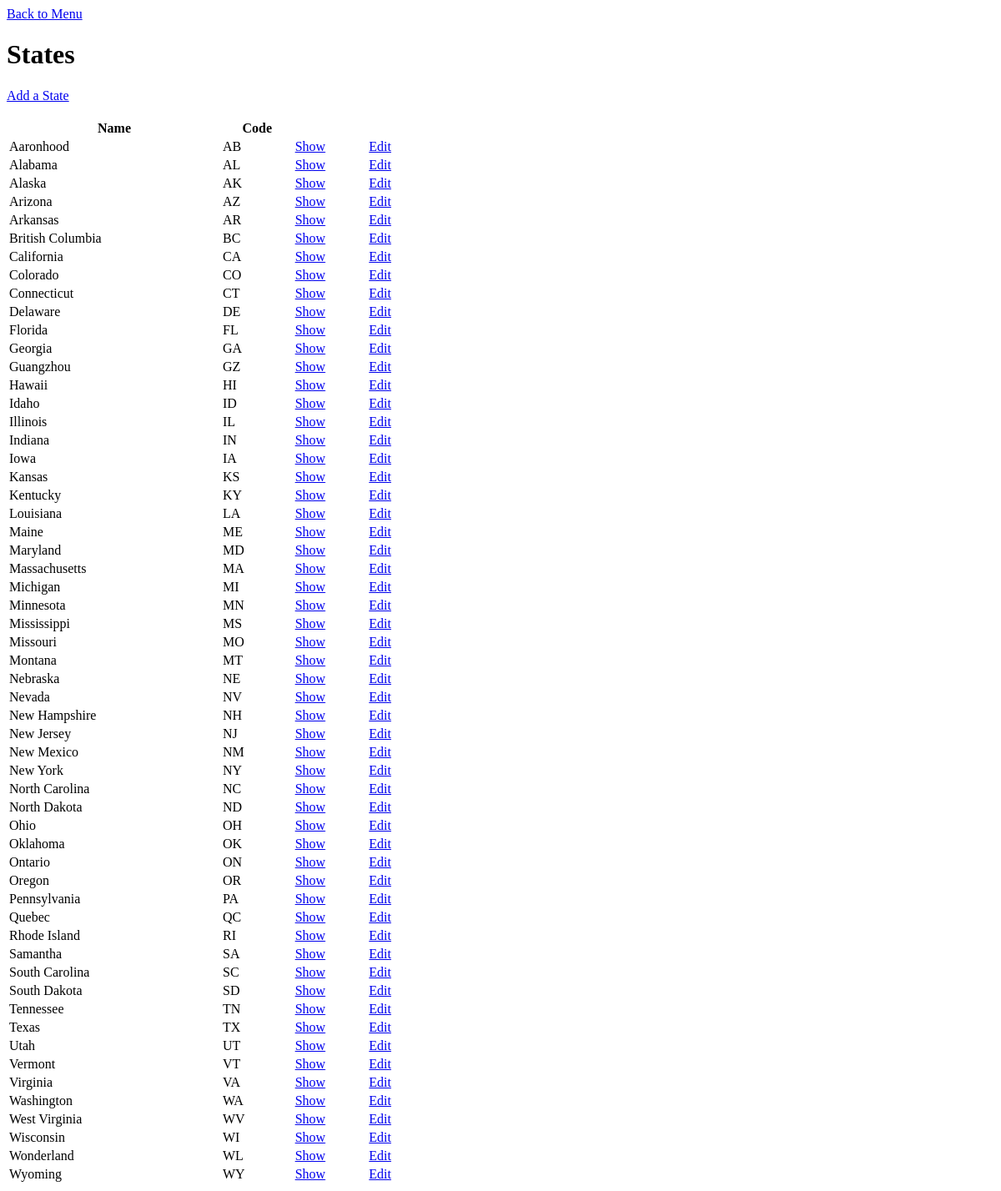
The app's page /staff/states/index.php, older data.
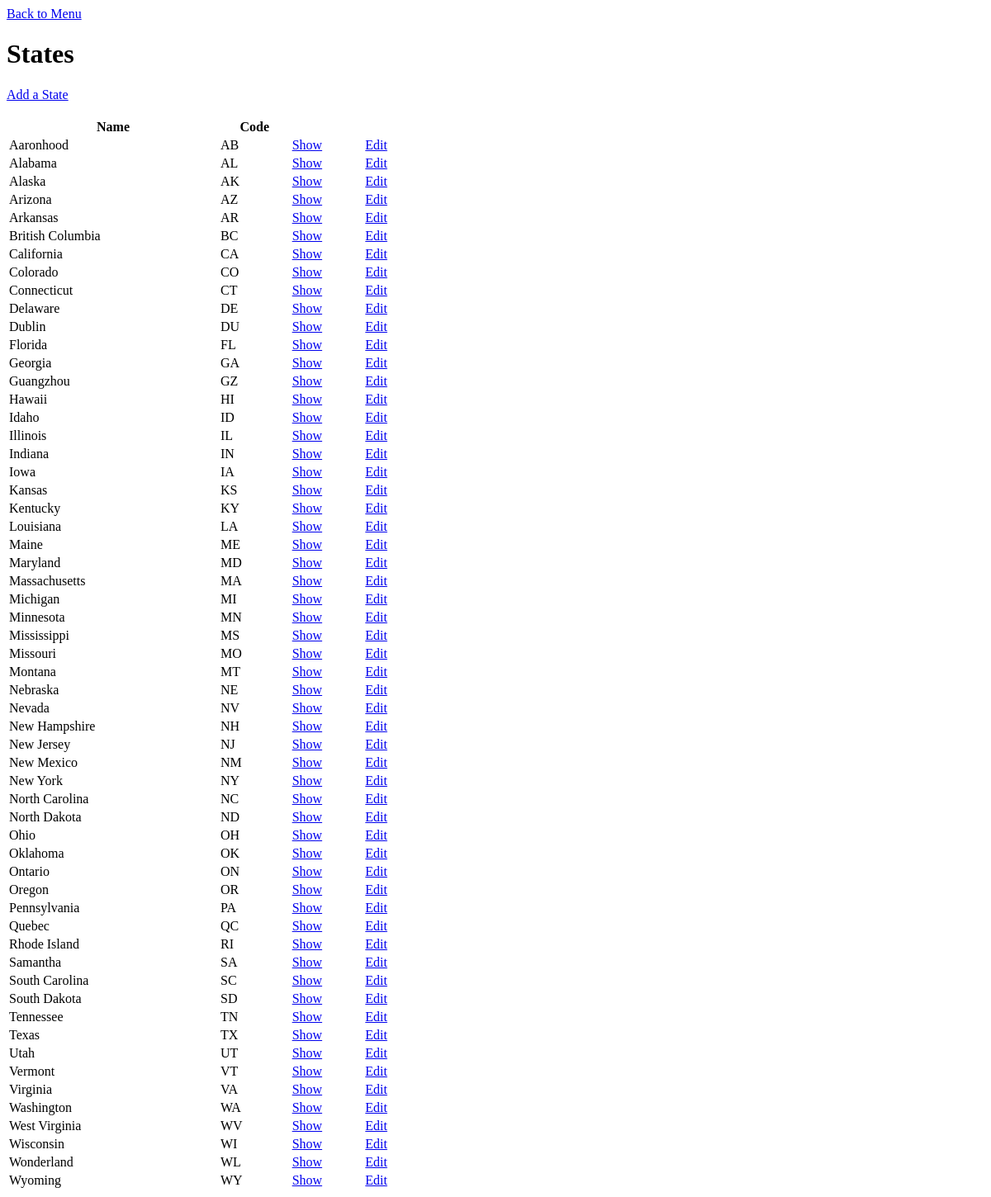
The same page, newer data.
### tables this page shows
CREATE TABLE `states` (
  `id` int(11) NOT NULL AUTO_INCREMENT,
  `name` varchar(255) DEFAULT NULL,
  `code` varchar(255) DEFAULT NULL,
  `country_id` int(11) DEFAULT NULL,
  PRIMARY KEY (`id`),
  KEY `fk_country_id` (`country_id`)
);

### private/query_functions.php (called while the page is built, shortened)
<?php
  function find_all_states() {
    global $db;
    $sql = "SELECT * FROM states ";
    $sql .= "ORDER BY name ASC;";
    $state_result = db_query($db, $sql);
    return $state_result;
  }
?>

### private/database.php (called while the page is built, shortened)
<?php
  function db_query($connection, $sql) {
    $result_set = mysqli_query($connection, $sql);
    return $result_set;
  }
  function db_fetch_assoc($result_set) {
    return mysqli_fetch_assoc($result_set);
  }
?>

### private/functions.php (called while the page is built, shortened)
<?php
  function h($string="") {
    return htmlspecialchars($string);
  }
  function u($string="") {
    return urlencode($string);
  }
?>

### public/staff/states/index.php (the view, shortened to what this page needs)
<?php include(SHARED_PATH . '/header.php'); ?>
<div id="main-content">
  <a href="../index.php">Back to Menu</a><br />
  <h1>States</h1>
  <a href="new.php">Add a State</a><br />
  <br />
  <?php
    $state_result = find_all_states();
    echo "<table id=\"states\" style=\"width: 500px;\">";
    echo "<tr>";
    echo "<th>Name</th>";
    echo "<th>Code</th>";
    echo "<th></th>";
    echo "<th></th>";
    echo "</tr>";
    while($state = db_fetch_assoc($state_result)) {
      echo "<tr>";
      echo "<td>" . h($state['name']) . "</td>";
      echo "<td>" . h($state['code']) . "</td>";
      echo "<td>";
      $show_url = 'show.php?id=' . u($state['id']);
      echo "<a href='$show_url'>Show</a>";
      echo "</td>";
      echo "<td>";
      $edit_url = 'edit.php?id=' . u($state['id']);
      echo "<a href='$edit_url'>Edit</a>";
      echo "</td>";
      echo "</tr>";
    }
    echo "</table>";
  ?>
</div>
<?php include(SHARED_PATH . '/footer.php'); ?>

Row changes from the older to the newer data that the page shows:
added states: name "Dublin", code "DU"
